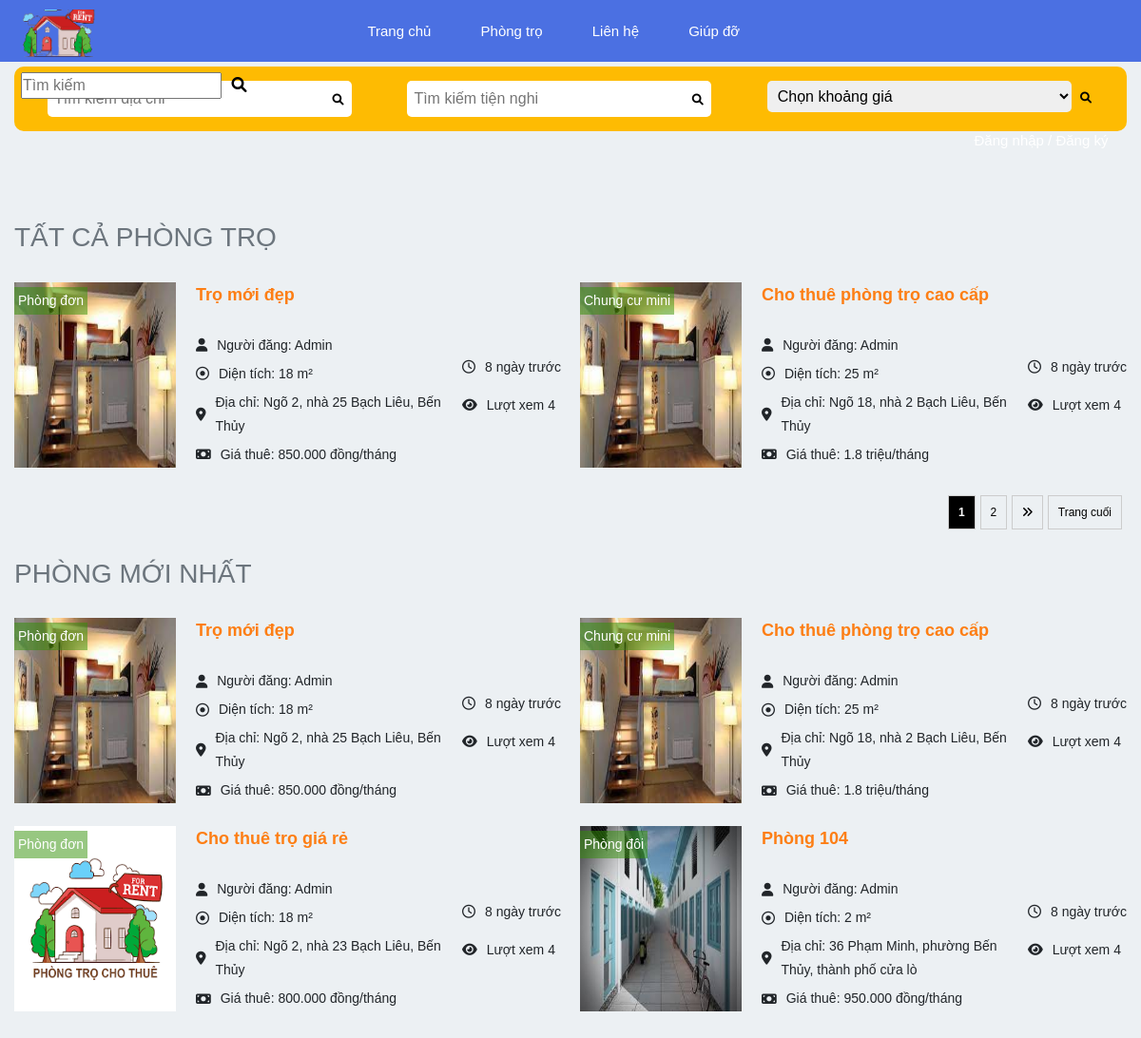
The page / on the database its author committed.
### tables this page shows
CREATE TABLE `motel` (
  `Id` int(10) NOT NULL,
  `title` varchar(255) NOT NULL,
  `description` text NOT NULL,
  `price` int(11) NOT NULL,
  `area` int(11) NOT NULL,
  `count_view` int(11) NOT NULL,
  `address` varchar(255) NOT NULL,
  `latlng` varchar(255) NOT NULL,
  `images` varchar(255) DEFAULT NULL,
  `user_id` int(10) NOT NULL,
  `category_id` int(11) NOT NULL,
  `district_id` int(11) NOT NULL,
  `utilities` varchar(255) NOT NULL,
  `created_at` timestamp NOT NULL DEFAULT current_timestamp() ON UPDATE current_timestamp(),
  `phone` varchar(255) NOT NULL,
  `status` int(11) NOT NULL DEFAULT 1
);

CREATE TABLE `category` (
  `id` int(10) NOT NULL,
  `category_name` varchar(255) NOT NULL,
  `title` varchar(255) NOT NULL,
  `created_at` timestamp NOT NULL DEFAULT current_timestamp()
);

CREATE TABLE `user` (
  `id` int(10) NOT NULL,
  `name` varchar(255) NOT NULL,
  `username` varchar(255) NOT NULL,
  `email` varchar(255) NOT NULL,
  `password` varchar(255) NOT NULL,
  `role` int(11) NOT NULL,
  `phone` varchar(255) NOT NULL,
  `avatar` varchar(255) NOT NULL
);

### index.php (the view, shortened to what this page needs)
<?php
 include "./include/connect.php";
  $item_per_page = !empty($_GET['per-page'])?$_GET['per-page']:2;
  $current_page = !empty($_GET['page'])?$_GET['page']:1 ;
  $offset = ($current_page - 1) * $item_per_page;
  $sql = "SELECT m.*, u.name, u.phone, ca.category_name FROM motel m join user  u on u.id = m.user_id join category ca on ca.id = m.category_id WHERE m.status = 1 ORDER BY m.id DESC LIMIT ".$item_per_page." OFFSET ".$offset;
  $query= mysqli_query($conn, $sql);
  $totalPages = mysqli_query($conn, "SELECT * FROM motel");
  $totalPages = $totalPages -> num_rows;
  $totalPages = ceil($totalPages/$item_per_page);
  $postNews = mysqli_query($conn, "SELECT m.*, u.name, u.phone, ca.category_name FROM motel m join user  u on u.id = m.user_id join category ca on ca.id = m.category_id WHERE m.status = 1 ORDER BY m.id DESC LIMIT 4");
?>
<!DOCTYPE html>
<html lang="en">
<head>
  <link href="https://cdn.jsdelivr.net/npm/bootstrap@5.1.3/dist/css/bootstrap.min.css" rel="stylesheet" />
  <link rel="stylesheet" href="./libs/fontawesome/css/all.min.css" />
  <link rel="stylesheet" href="./style/style.css">
</head>
<body>
  <?php include 'header.php'; ?>
  <div id="main">
    <div class="container">
      <div class="all-rooms">
        <div>
          <h5 class="list_title">TẤT CẢ PHÒNG TRỌ</h5>
        </div>
        <div class="grid" style=" margin-bottom: 25px;">
          <?php
            foreach ($query as $key => $row){ ?>
            <div class="grid-list">
              <div class="img">
                <img src="<?php echo  $row['images'] ?>" style="width: 100%; height: 100%;" />
                <p class="text_img"><?php echo $row['category_name'] ?></p>
              </div>
              <div class="content">
                <a href=""><p class="name"><?php echo $row['title'] ?></p></a>
                <div class="flex">
                  <i class="fa-solid fa-user"></i>
                  <p>Người đăng: <span> <?php echo $row['name'] ?></span></p>
                </div>
                <div class="flex">
                  <i class="fa-regular fa-circle-dot"></i>
                  <p>Diện tích: <span><?php echo $row['area'] ?> m&sup2;</span></p>
                </div>
                <div class="flex">
                  <i class="fa-solid fa-location-dot"></i>
                  <p>Địa chỉ: <span><?php echo $row['address'] ?></span></p>
                </div>
                <div class="flex">
                <i class="fa-solid fa-money-bill"></i>
                  <p>Giá thuê: <span>
                    <?php
                      $tien = (int) $row['price'];
                      if(strlen($tien)>=7){
                        $bien =  $tien/1000000;
                        echo $bien." triệu/tháng";
                      }else {
                          $bien = number_format($tien,0,",",".");
                          echo $bien." đồng/tháng";
                      }
                    ?> </span></p>
                </div>
              </div>
              <div class="date">
                <div class="flex">
                  <i class="fa-regular fa-clock"></i>
                  <p><?php
                    $time = time() -  strtotime($row['created_at']);
                    if(floor($time/60/60/24)==0){
                      if(floor($time/60/60)==0){
                        echo(ceil($time/60)." phút trước");
                      }else{
                        echo(floor($time/60/60)." tiếng trước");
                      }
                    }else{
                      echo(floor($time/60/60/24)." ngày trước");
                    }
                  ?>
                  </p>
                </div>
                <div class="flex">
                  <i class="fa-solid fa-eye"></i>
                  <p>Lượt xem <span>4</span></p>
                </div>
              </div>
            </div>
          <?php }?>
        </div>
        <?php include 'include/page-division.php'; ?>
      </div>
      <div class="new-rooms">
        <div>
          <h5 class="list_title">PHÒNG MỚI NHẤT</h5>
        </div>
        <div class="grid" style=" margin-bottom: 25px;">
          <?php
            foreach ($postNews as $key => $row){ ?>
            <div class="grid-list">
              <div class="img">
                <img src="<?php echo  $row['images'] ?>" style="width: 100%; height: 100%;" />
                <p class="text_img"><?php echo $row['category_name'] ?></p>
              </div>
              <div class="content">
                <a href=""><p class="name"><?php echo $row['title'] ?></p></a>
                <div class="flex">
                  <i class="fa-solid fa-user"></i>
                  <p>Người đăng: <span> <?php echo $row['name'] ?></span></p>
                </div>
                <div class="flex">
                  <i class="fa-regular fa-circle-dot"></i>
                  <p>Diện tích: <span><?php echo $row['area'] ?> m&sup2;</span></p>
                </div>
                <div class="flex">
                  <i class="fa-solid fa-location-dot"></i>
                  <p>Địa chỉ: <span><?php echo $row['address'] ?></span></p>
                </div>
                <div class="flex">
                <i class="fa-solid fa-money-bill"></i>
                  <p>Giá thuê: <span>
                    <?php
                      $tien = (int) $row['price'];
                      if(strlen($tien)>=7){
                        $bien =  $tien/1000000;
                        echo $bien." triệu/tháng";
                      }else {
                          $bien = number_format($tien,0,",",".");
                          echo $bien." đồng/tháng";
                      }
                    ?> </span></p>
                </div>
              </div>
              <div class="date">
                <div class="flex">
                  <i class="fa-regular fa-clock"></i>
                  <p><?php
                    $time = time() -  strtotime($row['created_at']);
                    if(floor($time/60/60/24)==0){
                      if(floor($time/60/60)==0){
                        echo(ceil($time/60)." phút trước");
                      }else{
                        echo(floor($time/60/60)." tiếng trước");
                      }
                    }else{
                      echo(floor($time/60/60/24)." ngày trước");
                    }
                  ?>
                  </p>
                </div>
                <div class="flex">
                  <i class="fa-solid fa-eye"></i>
                  <p>Lượt xem <span>4</span></p>
                </div>
              </div>
            </div>
          <?php }?>
        </div>
      </div>
    </div>
  </div>
</body>
</html>

### header.php (shortened to what this page needs)
<!DOCTYPE html>
<html lang="en">
  <head>
    <link
      href="https://cdn.jsdelivr.net/npm/bootstrap@5.1.3/dist/css/bootstrap.min.css"
      rel="stylesheet"
    />
    <link rel="stylesheet" href="./libs/fontawesome/css/all.min.css" />
    <link rel="stylesheet" href="./style/style.css">
  </head>
  <body>
    <div id="header">
      <div class="container">
        <div class="logo">
          <a href="#"><img src="./image/logo.png" alt="logo" /></a>
        </div>
        <div class="nav-menu">
          <ul>
            <li><a href="./index.php">Trang chủ</a></li>
            <li><a href="">Phòng trọ</a></li>
            <li><a href="">Liên hệ</a></li>
            <li><a href="">Giúp đỡ</a></li>
          </ul>
        </div>
        <div class="btn_search">
        <form action="" class="search" method="post">
          <input type="text" class="searchTerm" placeholder="Tìm kiếm">
          <button type="submit" class="searchButton">
             <i class="fa-solid fa-magnifying-glass"></i>
          </button>
        </form>
        </div>
        <?php if(isset($fullName)){ ?>
        <div class="account account--right">
          <div class="account__avt">
            <?php if($avatar != ""){ ?>
             <img src="<?php echo $avatar?>" alt="avata" />
            <?php } else{?>
              <i class="fa-solid fa-user"></i>
              <?php } ?>
          </div>
          <div class="account__name">
            <p class="account__fullname"><?php echo $fullName ?></p>
            <div class="account__menu">
              <ul>
                <li><a href="personal-page.php">Hồ sơ của tôi</a></li>
                <li><a href="logout.php">Đăng xuất</a></li>
              </ul>
            </div>
          </div>
        </div>
        <?php } else {?>
        <div class="login">
          <a href="login.php" class="js-registration">Đăng nhập</a> /
          <a href="register.php" class="js-login">Đăng ký</a>
        </div>
        <?php }?>
      </div>
    </div>
    <div class="container">
      <div class="secrch grid_search" style="margin-top: 70px;">
      <div class="search_address">
      <form action="" method="post">
          <input type="text" class="search searchAddress" placeholder="Tìm kiếm địa chỉ">
          <button type="submit" class="btn_ml searchButton">
             <i class="fa-solid fa-magnifying-glass"></i>
          </button>
        </form>
      </div>
        <form action="" class="search_convenient" method="post">
          <input type="text" class="search searchConvenient" placeholder="Tìm kiếm tiện nghi">
          <button type="submit" class="btn_ml searchButton">
             <i class="fa-solid fa-magnifying-glass"></i>
          </button>
        </form>
        <form action="" class="search_price" method="post">
        <select class="search">
          <option value="0">Chọn khoảng giá</option>
        </select>
        <button type="submit" class="searchButton">
             <i class="fa-solid fa-magnifying-glass"></i>
        </button>
        </form>
        </div>
      </div>
  </body>
</html>

### include/page-division.php (shortened to what this page needs)
<div class="page-division">
    <?php for ($num = 1; $num < $totalPages  ; $num++) { ?>
        <?php if ($num != $current_page){?>
        <?php if ($num > $current_page - 2 && $num <$current_page + 2){?>
            <a class="page-item" href="?per_page=<?=$item_per_page?>&page=<?=$num?>"><?=$num?></a>
        <?php } ?>
        <?php }else{ ?>
        <strong  class="page-item current_page"><?=$num?></strong>
        <?php } ?>
    <?php } ?>
    <?php if ($current_page < $totalPages - 1){
        $next_page = $current_page + 1;
    ?>
        <a class="page-item" href="?per_page=<?=$item_per_page?>&page=<?=$next_page?>"><i class="fa-solid fa-angles-right"></i></a>
    <?php }
        if ($current_page < $totalPages - 2){
        $end_page = $totalPages;
        ?>
        <a class="page-item" href="?per_page=<?=$item_per_page?>&page=<?=$end_page?>">Trang cuối</a>
    <?php } ?>
</div>

### style/style.css (style rules this page uses)
*, *::after, *::before { margin: 0; padding: 0; box-sizing: border-box; user-select: none; }
a, a:hover { text-decoration: none; transition: all 0.3s ease-in-out 0s; -moz-transition: all 0.3s ease-in-out 0s; -o-transition: all 0.3s ease-in-out 0s; -webkit-transition: all 0.3s ease-in-out 0s; -ms-transition: all 0.3s ease-in-out 0s; }
h1, h2, h3, h4, h5, h6, a, p, ul, li { margin: 0; padding: 0; list-style: none; }
.flex { display: flex; align-items: center; }
@media (min-width: 1200px) { .container { max-width: 1194px !important; } }
body { font-family: "Montserrat", sans-serif; font-size: 12px; background-color: #ecf0f3; }
#main { position: relative; margin-top: 65px; }
#header { height: 65px; background-color: #4b70e2; font-size: 15px; position: fixed; z-index: 1; right: 0; top: 0; left: 0; }
.logo { float: left; margin: 10px 0; width: 90px; height: 50px; }
.logo img { width: 100%; height: 100%; }
.nav-menu { margin-left: 22%; display: inline-block; }
.nav-menu ul li { display: inline-block; line-height: 65px; list-style-type: none; }
.nav-menu li a { text-decoration: none; font-size: 15px; color: #ffffff; padding: 24px; }
.login { height: 65px; line-height: 65px; width: 180px; text-align: center; float: right; color: #ffffff; }
.login a { color: #ffffff; text-decoration: none; }
.list_title { padding: 30px 0; color: #6c757d; font-size: 28px; }
.grid { display: grid; grid-gap: 20px; grid-template-columns: repeat(2, 1fr); }
.img { position: relative; width: 170px; height: 195px; }
.text_img { margin-top: 5px; background-color: rgb(48 143 5 / 50%); padding: 4px; text-align: center; font-size: 14px; position: absolute; top: 0; color: #fff; }
.content { width: 52%; padding-left: 20px; font-size: 14px; }
.content .name { color: #fd7e14; font-size: 18px; font-weight: 600; height: 54px; }
.content .flex { line-height: 25px; padding-bottom: 5px; }
.content .flex i { padding-right: 10px; }
.date { display: flex; font-size: 14px; flex-direction: column; justify-content: center; }
.date .flex { line-height: 20px; padding-top: 20px; }
.date .flex i { padding-right: 10px; }
.grid-list { display: flex; justify-content: space-between; }
.page-division { display: flex; justify-content: flex-end; align-items: center; }
.page-division .page-item { padding: 8px 10px; border: 1px solid #ccc; color: #000; margin-right: 5px; }
.page-division .page-item.current_page { color: #fff; background-color: #000; }
.grid_search { display: grid; grid-template-columns: repeat(3, 1fr); background-color: #febb02; padding: 15px 0 15px 3%; border-radius: 10px; }
.search { padding: 7px; border-radius: 5px; border: none; width: 320px; outline: none; font-size: 16px; }
.searchButton { padding: 6px; background: none; border: none; }
.btn_ml { margin-left: -30px; }

### rows shown on the page
motel: images (picture), category.category_name "Phòng đơn", title "Trọ mới đẹp", user.name "Admin", area "18", address "Ngõ 2, nhà 25 Bạch Liêu, Bến Thủy", price "850.000"
motel: images (picture), category.category_name "Chung cư mini", title "Cho thuê phòng trọ cao cấp", user.name "Admin", area "25", address "Ngõ 18, nhà 2 Bạch Liêu, Bến Thủy", price "1.8"
motel: images (picture), category.category_name "Phòng đơn", title "Cho thuê trọ giá rẻ", user.name "Admin", area "18", address "Ngõ 2, nhà 23 Bạch Liêu, Bến Thủy", price "800.000"
motel: images (picture), category.category_name "Phòng đôi", title "Phòng 104", user.name "Admin", area "2", address "36 Phạm Minh, phường Bến Thủy, thành phố cửa lò", price "950.000"
